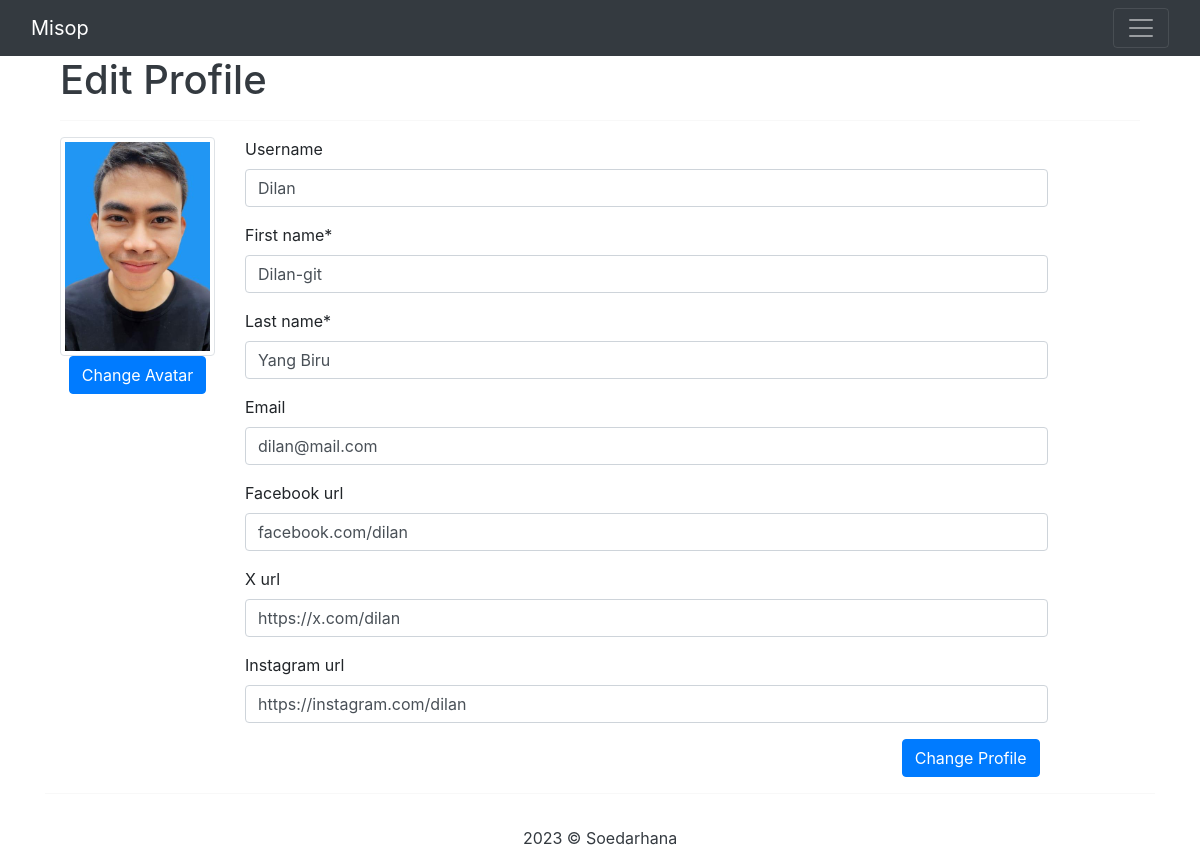
/2/edit-profile/, run on the app's committed database.
### film/models.py (models this page shows, shortened)
class UserProfile(models.Model):
    user = models.OneToOneField(User, on_delete=models.CASCADE)
    username = models.CharField(max_length=100, null=False, blank=True)
    avatar = models.ImageField(default='avatar/avatar.jpg', upload_to='avatar', blank=True)
    email = models.CharField(unique=True, max_length=55, null=True, blank=True)
    first_name = models.CharField(max_length=255)
    last_name = models.CharField(max_length=255)
    facebook_url = models.CharField(max_length=255, blank=True, null=True)
    x_url = models.CharField(max_length=255, blank=True, null=True)
    instagram_url = models.CharField(max_length=255, blank=True, null=True)

### film/views.py (the view)
# urls.py: path('<int:pk>/edit-profile/', EditProfilePageView.as_view(), name='edit_profile_page'),
class EditProfilePageView(UpdateView):
    model = UserProfile
    template_name = 'account/edit_profile.html'
    form_class = EditProfileForm
    success_url = reverse_lazy('index')
    def get_context_data(self, *args, **kwargs):
        users = UserProfile.objects.all()
        context = super(EditProfilePageView, self).get_context_data(*args, **kwargs)
        page_user = get_object_or_404(UserProfile, id=self.kwargs['pk'])
        context['page_user'] = page_user
        return context

### film/forms.py
class EditProfileForm(ModelForm):
    class Meta:
        model = UserProfile
        fields = ['username', 'first_name', 'last_name', 'email', 'facebook_url', 'x_url', 'instagram_url']

### templates/account/edit_profile.html (shortened to what this page needs)
{% extends 'core/base.html' %}
{% load crispy_forms_tags %}
{% load static %}
{% block content %}
    <div class="container bootstrap snippets bootdey">
        <h1 class="text-dark">Edit Profile</h1>
        <hr>
        <div class="row">
                  <div class="col-md-2">
                    <div class="text-center">
                      <img src="{{ page_user.avatar.url }}" class="avatar rounded float-start img-thumbnail" alt="avatar">
                      <a class="btn btn-primary" href="{% url 'edit_avatar' user.userprofile.id %}">Change Avatar</a>
                    </div>
                  </div>
                  <div class="col-md-9 personal-info">
                    <form class="form-horizontal" role="form" method="POST" enctype="multipart/form-data">
                      {{ form | crispy }}
                      <div class="d-grid gap-2 d-md-flex justify-content-md-end mt-3">
                        <button type="submit" class="btn btn-primary me-md-2">Change Profile</button>
                      </div>
                    </form>
                  </div>
              </div>
            </div>
            <hr>
    </div>
{% endblock %}

### data on the page
UserProfile: avatar (picture), username "Dilan", first_name "Dilan-git", last_name "Yang Biru", email "dilan@mail.com", facebook_url "facebook.com/dilan", x_url "https://x.com/dilan", instagram_url "https://instagram.com/dilan"
